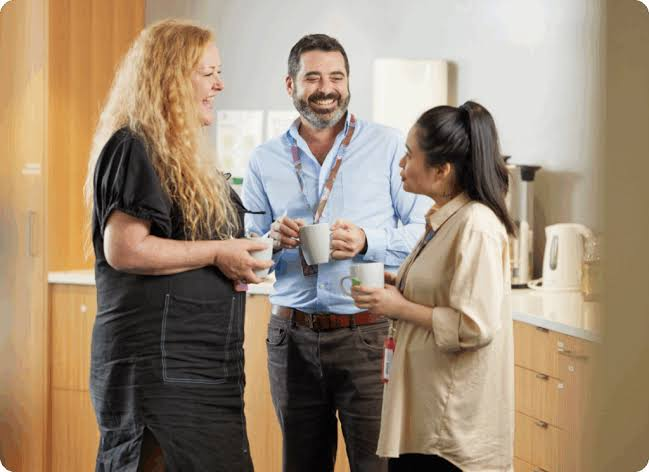
#> input picture dataset/15.jpg, 649 x 472 px
$ python fix_12_15.py
#> lines starting #> are read from the running program, lines starting #| are printed output that depends on the picture; after the words box and inside, x2 and y2 are one past the last pixel; in counts of white or black regions, pixels touching at a corner belong together
### visualize_ground_truth_and_comparisons.py
"""Visualize Ground Truth annotations and generate side-by-side comparison images.

Creates:
1. ground_truth/images_with_gt_boxes/
   - Visualized images with Ground Truth boxes.
   - Green boxes = Standard/Large Faces (>=40px)
   - Orange/Red boxes = Small/Distant Faces (<40px, Difficult Slice)

2. comparison_visuals/
   - 4-panel comparison images:
     [Original + Ground Truth] | [Gaussian Blur]
     [Solid Mask]              | [Pixelation]
   - Perfect for presentation slides (Slide 4: Visual Evidence) and reports!
"""

import json
import os
import sys
from pathlib import Path
import cv2
import numpy as np

sys.stdout.reconfigure(encoding='utf-8')


# [54 lines left out: function process_all_anonymizations, not called in this run]


def draw_gt_on_image(img: np.ndarray, regions: list) -> np.ndarray:
    """Draw bounding boxes and labels for ground truth regions."""
    canvas = img.copy()
    h, w = canvas.shape[:2]

    for reg in regions:
        x1, y1, x2, y2 = map(int, reg["box_xyxy"])
        x1, x2 = max(0, min(w, x1)), max(0, min(w, x2))
        y1, y2 = max(0, min(h, y1)), max(0, min(h, y2))

        is_difficult = reg.get("is_difficult", False)
        # Green for Standard (0, 220, 0), Orange/Red for Difficult Slice (0, 100, 255)
        color = (0, 90, 255) if is_difficult else (0, 220, 50)

        # Draw bounding box
        cv2.rectangle(canvas, (x1, y1), (x2, y2), color, 2)

        # Label
        tag = "DIFF" if is_difficult else "STD"
        label = f"{reg['instance_id']} [{tag}]"

        # Background box for label text
        font = cv2.FONT_HERSHEY_SIMPLEX
        scale = 0.42
        thickness = 1
        (tw, th), baseline = cv2.getTextSize(label, font, scale, thickness)

        label_y1 = max(0, y1 - th - 6)
        label_y2 = y1
        cv2.rectangle(canvas, (x1, label_y1), (x1 + tw + 4, label_y2), color, -1)
        cv2.putText(canvas, label, (x1 + 2, y1 - 3), font, scale, (255, 255, 255), thickness, cv2.LINE_AA)

    return canvas


def add_header(img: np.ndarray, title: str, bg_color=(30, 30, 30)) -> np.ndarray:
    """Add a clean banner title on top of an image panel."""
    header_h = 36
    h, w = img.shape[:2]
    header = np.full((header_h, w, 3), bg_color, dtype=np.uint8)

    font = cv2.FONT_HERSHEY_DUPLEX
    scale = 0.55
    thickness = 1
    (tw, th), _ = cv2.getTextSize(title, font, scale, thickness)
    tx = (w - tw) // 2
    ty = (header_h + th) // 2 - 2
    cv2.putText(header, title, (tx, ty), font, scale, (255, 255, 255), thickness, cv2.LINE_AA)
    return np.vstack([header, img])


# [63 lines left out: function build_comparison_grids, not called in this run]


# [2 lines that do not run on import are left out]

### fix_12_15.py
"""Fix 12.jpg and 15.jpg Ground Truth:
- 15.jpg: Remove duplicate box on woman on left, keep exactly 3 genuine faces.
- 12.jpg: Remove duplicate boxes on man on left, keep exactly 3 genuine faces.
Regenerate ground truth images and comparison visuals for both.
"""

import json
import sys
from pathlib import Path
import cv2
import numpy as np

sys.stdout.reconfigure(encoding='utf-8')

def fix_images_12_and_15():
    gt_file = Path("ground_truth.json")
    gt_sub_file = Path("ground_truth/sensitive_annotations.json")
    dataset_dir = Path("dataset")
    results_dir = Path("results")
    gt_vis_dir = Path("ground_truth/images_with_gt_boxes")
    comp_dir = Path("comparison_visuals")

    with open(gt_file, "r", encoding="utf-8") as f:
#> (reads ground_truth.json from the repository)
        gt_data = json.load(f)

    from visualize_ground_truth_and_comparisons import draw_gt_on_image, add_header

    # 1. FIX 15.jpg: Keep first 3 genuine faces (PII_FACE_0023, 0024, 0025)
    regs_15 = gt_data["images"]["15.jpg"]["sensitive_regions"]
    filtered_15 = regs_15[:3]  # Drop the 4th overlapping box
    gt_data["images"]["15.jpg"]["sensitive_regions"] = filtered_15
    gt_data["images"]["15.jpg"]["num_sensitive_regions"] = len(filtered_15)

    # 2. FIX 12.jpg: Keep first 3 genuine faces (PII_FACE_0012, 0013, 0014)
    regs_12 = gt_data["images"]["12.jpg"]["sensitive_regions"]
    filtered_12 = regs_12[:3]  # Drop 4th and 5th overlapping boxes
    gt_data["images"]["12.jpg"]["sensitive_regions"] = filtered_12
    gt_data["images"]["12.jpg"]["num_sensitive_regions"] = len(filtered_12)

    # 3. Recalculate totals
    total_faces = sum(len(img["sensitive_regions"]) for img in gt_data["images"].values())
    small_faces = sum(1 for img in gt_data["images"].values() for r in img["sensitive_regions"] if r["is_difficult"])
    large_faces = total_faces - small_faces

    gt_data["total_sensitive_instances"] = total_faces
    gt_data["slice_summary"]["large_faces"] = large_faces
    gt_data["slice_summary"]["small_faces"] = small_faces

    # Save to JSON
    with open(gt_file, "w", encoding="utf-8") as f:
        json.dump(gt_data, f, indent=4, ensure_ascii=False)
    with open(gt_sub_file, "w", encoding="utf-8") as f:
        json.dump(gt_data, f, indent=4, ensure_ascii=False)

    print(f"[+] Đã cập nhật Ground Truth:")
    print(f"    - 15.jpg: đúng {len(filtered_15)} khuôn mặt.")
    print(f"    - 12.jpg: đúng {len(filtered_12)} khuôn mặt.")
    print(f"    - Tổng khuôn mặt toàn bộ dataset: {total_faces} (Mặt lớn: {large_faces}, Mặt nhỏ: {small_faces})")

    # 4. Regenerate images for 15.jpg and 12.jpg
    for img_name, clean_regs, title in [
        ("15.jpg", filtered_15, "1. Ground Truth (3 People)"),
        ("12.jpg", filtered_12, "1. Ground Truth (3 People)")
    ]:
        raw_img = cv2.imread(str(dataset_dir / img_name))
#> raw_img is the input picture: shape (472, 649, 3); mean B, G, R 118.7, 140, 158.6
        h, w = raw_img.shape[:2]
#> h = 472; w = 649
        boxes = [r["box_xyxy"] for r in clean_regs]

        # Blur
        img_blur = raw_img.copy()
        for b in boxes:
            x1, y1, x2, y2 = map(int, b)
            x1, x2 = max(0, min(w, x1)), max(0, min(w, x2))
            y1, y2 = max(0, min(h, y1)), max(0, min(h, y2))
            if x2 > x1 and y2 > y1:
                img_blur[y1:y2, x1:x2] = cv2.GaussianBlur(img_blur[y1:y2, x1:x2], (41, 41), 0)
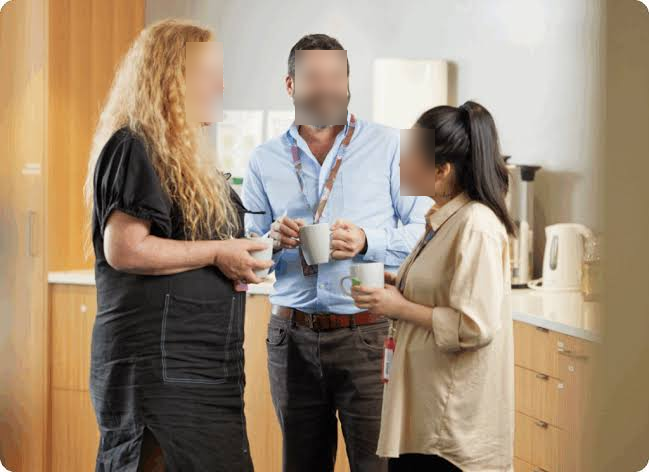
#> img_blur: shape (472, 649, 3); 3% of pixels changed, all inside (x1, y1, x2, y2) = (186, 42, 435, 196)
        cv2.imwrite(str(results_dir / "blur" / img_name), img_blur)

        # Mask
        img_mask = raw_img.copy()
        for b in boxes:
            x1, y1, x2, y2 = map(int, b)
            x1, x2 = max(0, min(w, x1)), max(0, min(w, x2))
            y1, y2 = max(0, min(h, y1)), max(0, min(h, y2))
            if x2 > x1 and y2 > y1:
                img_mask[y1:y2, x1:x2] = (0, 0, 0)
#> this loop made 3 passes
#> (x1, y1, x2, y2) on passes 1 to 3: (295, 50, 347, 125), (186, 42, 223, 122), (400, 129, 435, 196)
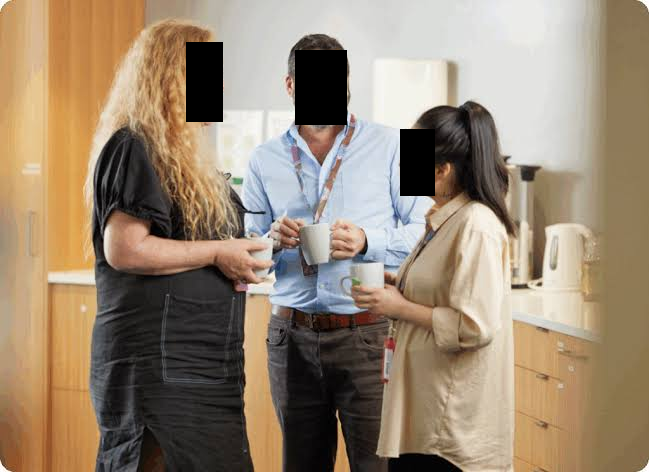
#> img_mask: shape (472, 649, 3); 3% of pixels changed, all inside (x1, y1, x2, y2) = (186, 42, 435, 196)
        cv2.imwrite(str(results_dir / "mask" / img_name), img_mask)

        # Pixelation
        img_pix = raw_img.copy()
        for b in boxes:
            x1, y1, x2, y2 = map(int, b)
            x1, x2 = max(0, min(w, x1)), max(0, min(w, x2))
            y1, y2 = max(0, min(h, y1)), max(0, min(h, y2))
            if x2 > x1 and y2 > y1:
                pixel_size = 12
                region = img_pix[y1:y2, x1:x2]
                sw = max(1, (x2 - x1) // pixel_size)
                sh = max(1, (y2 - y1) // pixel_size)
                tiny = cv2.resize(region, (sw, sh), interpolation=cv2.INTER_LINEAR)
                img_pix[y1:y2, x1:x2] = cv2.resize(tiny, (x2 - x1, y2 - y1), interpolation=cv2.INTER_NEAREST)
#> this loop made 3 passes
#> (x1, y1, x2, y2, sw, sh) on passes 1 to 3: (295, 50, 347, 125, 4, 6), (186, 42, 223, 122, 3, 6), (400, 129, 435, 196, 2, 5)
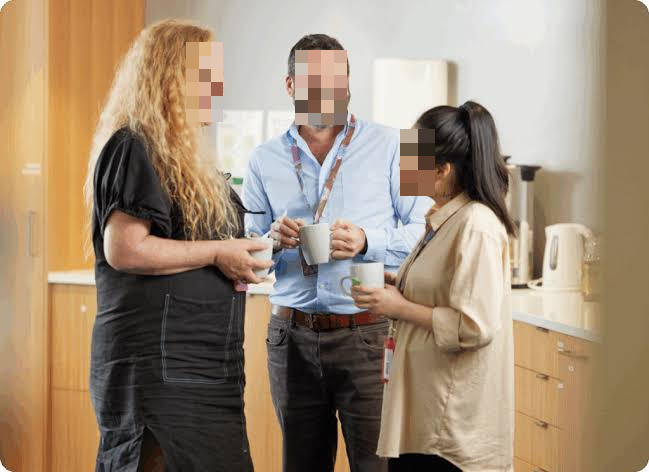
#> img_pix: shape (472, 649, 3); 3% of pixels changed, all inside (x1, y1, x2, y2) = (186, 42, 435, 196)
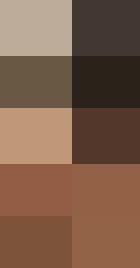
#> region: shape (67, 35, 3) (shown 4 times larger); mean B, G, R 73.8, 94.3, 125.4
        cv2.imwrite(str(results_dir / "pixelation" / img_name), img_pix)

        # GT image
        gt_img = draw_gt_on_image(raw_img, clean_regs)
#> the loop in draw_gt_on_image, `for reg in regions:` made 3 passes
#> (x1, y1, x2, y2, label_y1, label_y2) on passes 1 to 3: (295, 50, 347, 125, 34, 50), (186, 42, 223, 122, 26, 42), (400, 129, 435, 196, 113, 129)
#> after the loop in draw_gt_on_image, `for reg in regions:`:
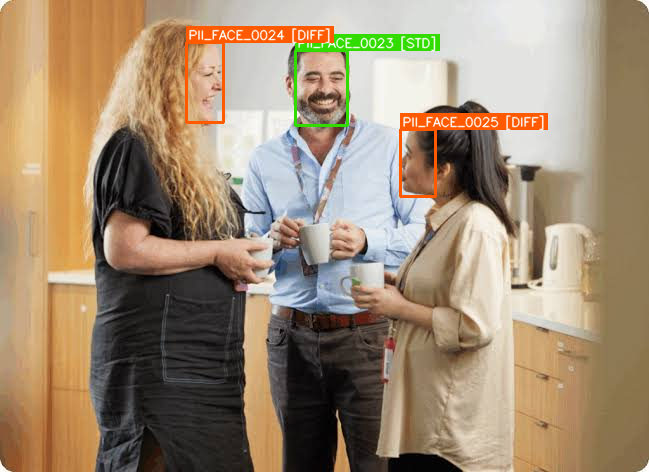
#> canvas: shape (472, 649, 3); 2.93% of pixels changed, all inside (x1, y1, x2, y2) = (185, 26, 548, 198)
        cv2.imwrite(str(gt_vis_dir / f"gt_{img_name}"), gt_img)

        # Comparison 4-panel image
        scale_ratio = min(1.0, 600.0 / w)
#> scale_ratio = 0.924
        nw, nh = int(w * scale_ratio), int(h * scale_ratio)
#> nw = 600; nh = 436

        p1 = add_header(cv2.resize(gt_img, (nw, nh)), title, (35, 120, 45))
#> in add_header, `font = cv2.FONT_HERSHEY_DUPLEX`: font = 2
#> in add_header, `(tw, th), _ = cv2.getTextSize(title, font, scale, thickness)`: tw = 245; th = 13
#> in add_header, `tx = (w - tw) // 2`: tx = 177
#> in add_header, `ty = (header_h + th) // 2 - 2`: ty = 22
        p2 = add_header(cv2.resize(img_blur, (nw, nh)), "2. Gaussian Blur (Re-detect: 100%)", (160, 90, 20))
        p3 = add_header(cv2.resize(img_mask, (nw, nh)), "3. Solid Mask (PSNR: 18.36dB)", (80, 20, 20))
#> call 3 of add_header, with title = '3. Solid Mask (PSNR: 18.36dB)', bg_color = (80, 20, 20)
#> in add_header (call 3), `(tw, th), _ = cv2.getTextSize(title, font, scale, thickness)`: tw = 278
#> in add_header (call 3), `tx = (w - tw) // 2`: tx = 161
#> in add_header (call 3), `return np.vstack([header, img])`:
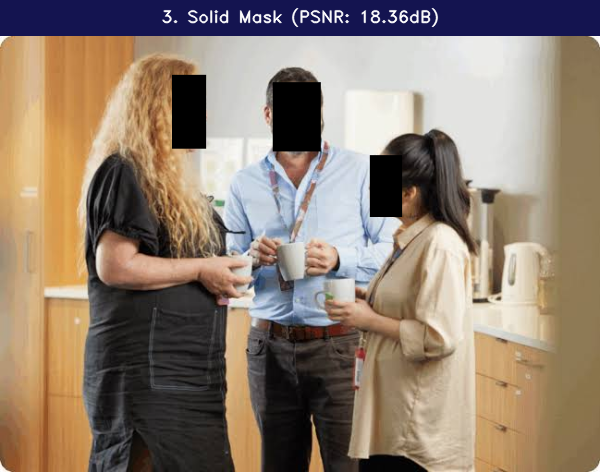
#> returned value: shape (472, 600, 3); mean of channels 0, 1, 2 113, 127.8, 144.1; drawn as B, G, R
        p4 = add_header(cv2.resize(img_pix, (nw, nh)), "4. Pixelation (Sweet Spot: SSIM 0.94)", (25, 90, 160))

        grid = np.vstack([np.hstack([p1, p2]), np.hstack([p3, p4])])
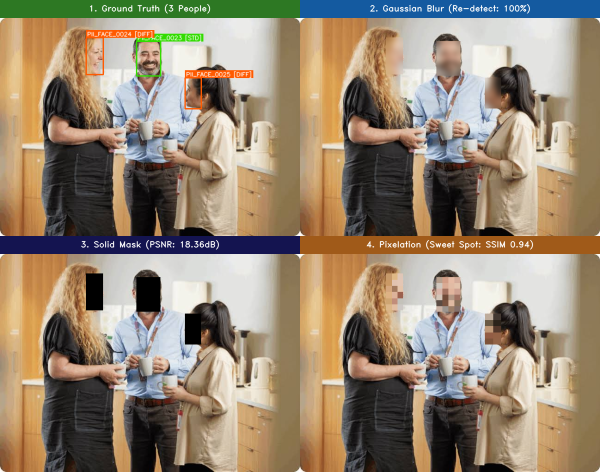
#> grid: shape (944, 1200, 3) (shown at 1/2 size); mean B, G, R 114.3, 135, 150.9
        comp_filename = comp_dir / f"compare_{Path(img_name).stem}.jpg"
        cv2.imwrite(str(comp_filename), grid)
        print(f"[+] Đã tạo lại thành công {comp_filename}")
#> pass 2 of the loop in fix_images_12_and_15, `for img_name, clean_regs, title in [`:
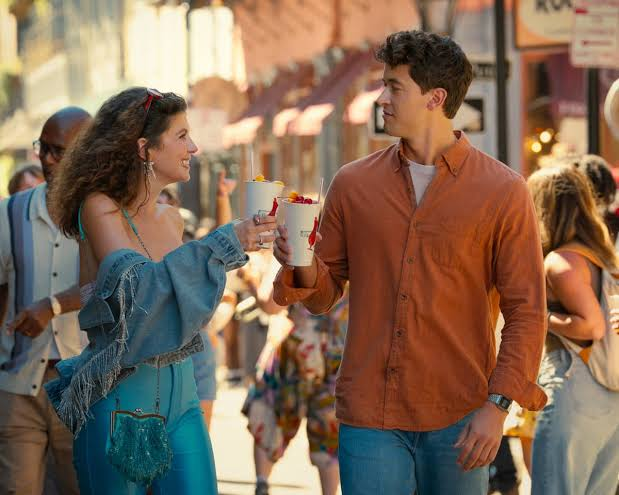
#> input picture dataset/12.jpg, 619 x 495 px
#> in fix_images_12_and_15, raw_img is the input picture: shape (495, 619, 3); mean B, G, R 87.1, 106.1, 130.5
#> the loop in fix_images_12_and_15, `for b in boxes:` made 3 passes
#> (x1, y1, x2, y2) on passes 1 to 3: (152, 112, 193, 180), (378, 60, 424, 136), (40, 121, 85, 193)
#> the loop in fix_images_12_and_15, `for b in boxes:` made 3 passes
#> (x1, y1, x2, y2, sh) on passes 1 to 3: (152, 112, 193, 180, 5), (378, 60, 424, 136, 6), (40, 121, 85, 193, 6)
#> the loop in draw_gt_on_image (call 2), `for reg in regions:` made 3 passes
#> (x1, y1, x2, y2, label_y1, label_y2) on passes 1 to 3: (152, 112, 193, 180, 96, 112), (378, 60, 424, 136, 44, 60), (40, 121, 85, 193, 105, 121)
#> after the loop in draw_gt_on_image (call 2), `for reg in regions:`:
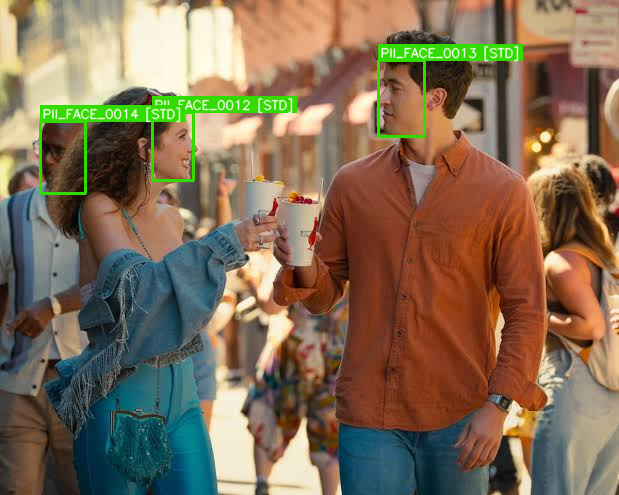
#> canvas: shape (495, 619, 3); 2.91% of pixels changed, all inside (x1, y1, x2, y2) = (39, 44, 523, 195)
#> nh = 479
#> in fix_images_12_and_15, `grid = np.vstack([np.hstack([p1, p2]), np.hstack([p3, p4])])`:
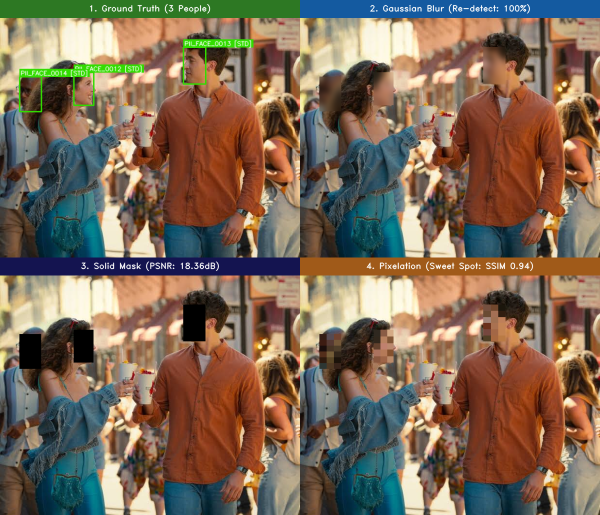
#> grid: shape (1030, 1200, 3) (shown at 1/2 size); mean B, G, R 86, 105.1, 125.1


if __name__ == "__main__":
    fix_images_12_and_15()
